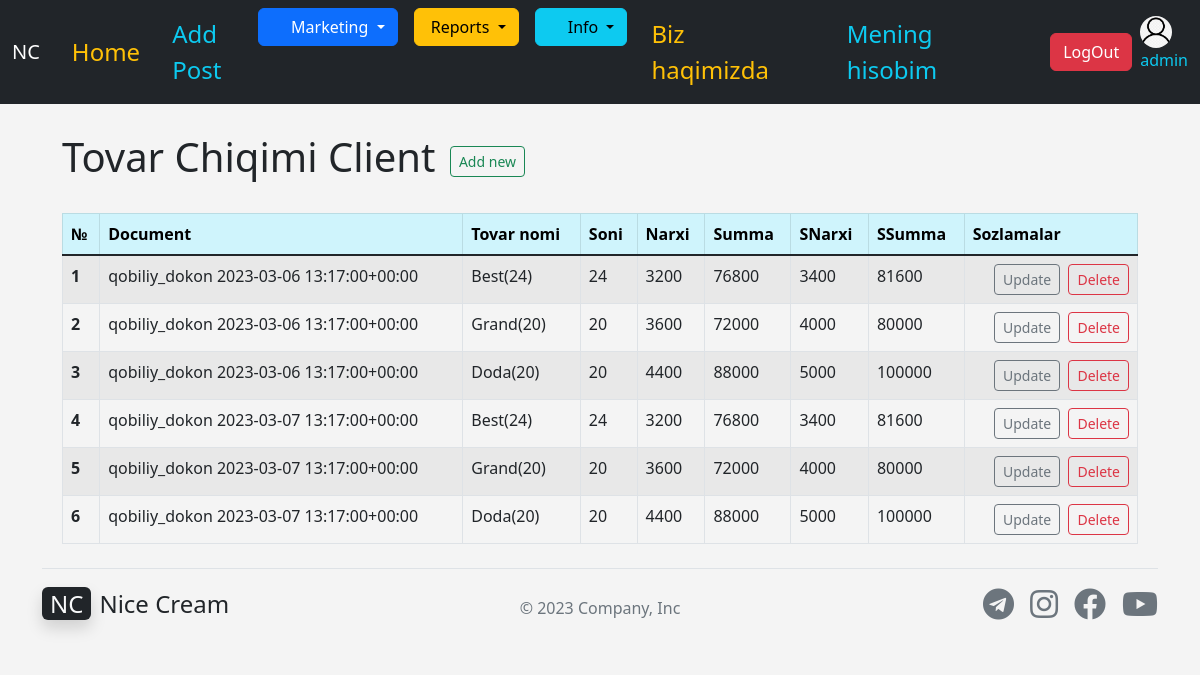
The app's page /products/out_productb_list/ (signed in) with its own data.
### apps/accounts/models.py (models this page shows)
class User(AbstractUser):
    USER_TYPE_CHOICES = (
        ('PR', 'Provider'),
        ('CL', 'Client'),
    )
    username = models.CharField(max_length=255,unique=True,)
    first_name = models.CharField(max_length=255, blank=True, null=True)
    last_name = models.CharField(max_length=255, blank=True, null=True)
    phone = models.CharField(max_length=50, blank=True, null=True)
    email = models.EmailField(verbose_name='email address', blank=True, max_length=255, null=True)
    activated_date = models.DateTimeField(blank=True, null=True)
    balance = models.IntegerField(default=0)
    image = models.ImageField(default='user4.png',upload_to='images/', blank=True, null=True)
    address = models.CharField(max_length=255, blank=True, null=True)
    is_active = models.BooleanField(default=True)
    is_staff = models.BooleanField(default=False)
    is_superuser = models.BooleanField(default=False)
    user_type = models.CharField(max_length=50,choices=USER_TYPE_CHOICES, default='PR')
    def __str__(self):
        return self.username

### apps/products/models.py (models this page shows, shortened)
class OutProductB(models.Model):
    event_id = models.UUIDField(default=uuid.uuid4,  blank=True, null=True)
    document = models.ForeignKey(OutDocumentClient, blank=True, null=True, on_delete= models.CASCADE)
    product = models.ForeignKey(Product, blank=True, null=True, on_delete= models.CASCADE)
    quantity = models.IntegerField('Soni',  )
    body_price = models.IntegerField('Tannarxi',  )
    body_summa = models.IntegerField('TanSumma',  )
    price = models.IntegerField('Narxi',  )
    summa = models.IntegerField('Summa',  )
    shop_price = models.IntegerField('Snarxi',  )
    shop_summa = models.IntegerField('Ssumma', )
    profit = models.IntegerField('Foyda', )
    sprofit = models.IntegerField('Sfoyda', )

class OutDocumentClient(models.Model):
    event_id = models.UUIDField(default=uuid.uuid4, blank=True, null=True,)
    out_date = models.DateTimeField('Sana',)
    trader = models.ForeignKey(User, blank=True, null=True, on_delete= models.CASCADE, related_name="buyer_seller", limit_choices_to ={'user_type':'PR'})
    client = models.ForeignKey(User, blank=True, null=True, on_delete= models.CASCADE, related_name="shopkeeper", limit_choices_to ={'user_type':'CL'})
    warehouse = models.ForeignKey(WarehouseName, blank=True, null=True, on_delete= models.CASCADE)
    summa = models.IntegerField('Summa',  blank=True, null=True,default=0)
    ssumma = models.IntegerField('SSumma',  blank=True, null=True,default=0)
    profit = models.IntegerField('Foyda', blank=True, null=True,default=0)
    sprofit = models.IntegerField('Sfoyda', blank=True, null=True,default=0)
    comment = models.TextField(blank=True, null=True, default='Tovar chiqimi B',)
    class Meta:
        ordering = ['-out_date']
    def __str__(self):
        return f'{self.client} {self.out_date}'

class Product(models.Model):
    name = models.CharField('Tovar Nomi', max_length=50)
    capacity = models.IntegerField('Sigimi', blank=True, null=True,)
    brand = models.ForeignKey(Brand, blank=True, null=True, on_delete= models.CASCADE)
    product_size = models.FloatField(blank=True, null=True, )
    product_weight = models.FloatField(blank=True, null=True, )
    code = models.IntegerField('Kodi', blank=True, null=True,)
    image = models.ImageField(blank=True, null=True)
    about = models.TextField(blank=True, null=True)
    price = models.IntegerField('Narxi',  blank=True, null=True,)
    s_price = models.IntegerField('Snarxi',  blank=True, null=True,)
    def __str__(self):
        return self.name

### apps/products/views.py (the view)
# urls.py: path('out_productb_list/', views.out_productb_list, name='out_productb_list'),
def out_productb_list(request):
    out_product_list = OutProductB.objects.all()
    return render(request, 'products/out_productb_list.html', {
        'out_product_list' : out_product_list,
    })

### apps/products/templates/products/out_productb_list.html
{% extends 'base.html' %}
{% block content %}
<div class="container">
<br>
<h1>Tovar Chiqimi Client   <a href="{% url 'add_out_productb' %}" class="btn btn-outline-success btn-sm mx-1">Add new</a></h1><br>
<table class="table table-striped table-hover table-bordered">
    <thead class="table-info">
      <tr>
        <th scope="col">№</th>
        <th scope="col">Document</th>
        <th scope="col">Tovar nomi</th>
        <th scope="col">Soni</th>
        <th scope="col">Narxi</th>
        <th scope="col">Summa</th>
        <th scope="col">SNarxi</th>
        <th scope="col">SSumma</th>
        <th scope="col">Sozlamalar</th>
      </tr>
    </thead>
    <tbody class="table-group-divider">
      {% for product in out_product_list %}
      <tr>
        <th scope="row">{{ forloop.counter }}</th>
        <td>{{ product.document }}</td>
        <td>{{ product.product }}</td>
        <td>{{ product.quantity }}</td>
        <td>{{ product.price }}</td>
        <td>{{ product.summa }}</td>
        <td>{{ product.shop_price }}</td>
        <td>{{ product.shop_summa }}</td>
        {% if user.is_superuser %}
        <td align="right">
          <a href="{% url 'update_out_productb' product.id %}" class="btn btn-outline-secondary btn-sm mx-1">Update</a>
          <a href="{% url 'delete_out_productb' product.id %}" class="btn btn-outline-danger btn-sm">Delete</a>
        </td>
            {% endif %}
      </tr>
      {% endfor %}
    </tbody>
  </table>
</div>
{% endblock content %}

### templates/navbar.html (shortened to what this page needs)
<nav class="navbar navbar-dark navbar-expand-lg bg-dark">
    <div class="container-fluid">
      <a class="navbar-brand" href="{% url 'home' %}">NC</a>
      <div class="collapse navbar-collapse" id="navbarSupportedContent">
        <a href="{% url 'home' %}" class="nav-link px-3 text-warning fs-4">Home</a>
        <ul class="navbar-nav me-auto mb-2 mb-lg-0">
          {% if user.is_superuser %}
          <a href="{% url 'post_new' %}" class="nav-link px-3 text-info fs-4">Add Post</a>
          <li class="nav-item dropdown">
            <button class="btn btn-primary dropdown-toggle" type="button" data-bs-toggle="dropdown" aria-expanded="false">
              <i class="far fa-cart-arrow-down"></i>  Marketing
          </button>
          </li>
          <li class="nav-item">
            <a class="nav-link" href="#"></a>
          </li>
          <li class="nav-item dropdown">
            <button class="btn btn-warning dropdown-toggle" type="button" data-bs-toggle="dropdown" aria-expanded="false">
                Reports
          </button>
          </li>
          <li class="nav-item">
            <a class="nav-link" href="#"></a>
          </li>
          <li class="nav-item dropdown">
            <button class="btn btn-info dropdown-toggle" type="button" data-bs-toggle="dropdown" aria-expanded="false">
              <i class="far fa-info-circle"></i>  Info
          </button>
          </li>
          {% endif %}
        </ul>
          <a href="{% url 'home' %}" class="nav-link px-4 text-warning fs-4">Biz haqimizda</a>
          {% if user.is_authenticated %}
              {% if user.user_type == 'PR' %}
                <a href="{% url 'my_act_sverka' %}" class="nav-link px-4 text-info fs-4">Mening hisobim</a>
              {% else %}
              <a href="{% url 'my_act_sverkaCL' %}" class="nav-link px-4 text-info fs-4">Mening hisobim</a>
              {% endif %}
          <a href="{% url 'logout' %}" class="btn btn-danger mt-2 mb-2 mx-2">LogOut</a>
          <div class="d-block">
              {% if user.image %}
              <img src="{{ user.image.url }}" alt="mdo" width="32" height="32" class="rounded-circle">
              {% endif %}
            <p class="text-info">{{ user.username }}</p>
          </div>
          {% else %}
          <a href="{% url 'login' %}" class="btn btn-outline-light me-2">Login</a>
          <a href="{% url 'register_user' %}" class="btn btn-warning">Sign-up</a>
          {% endif %}
      </div>
    </div>
  </nav>

### templates/base.html (style rules this page uses)
body { background: #f4f4f4; }

### records on screen
User: image (picture), username "admin"
OutProductB: document "qobiliy_dokon 2023-03-06 13:17:00+00:00", product "Best(24)", quantity "24", price "3200", summa "76800", shop_price "3400", shop_summa "81600"
OutProductB: document "qobiliy_dokon 2023-03-06 13:17:00+00:00", product "Grand(20)", quantity "20", price "3600", summa "72000", shop_price "4000", shop_summa "80000"
OutProductB: document "qobiliy_dokon 2023-03-06 13:17:00+00:00", product "Doda(20)", quantity "20", price "4400", summa "88000", shop_price "5000", shop_summa "100000"
OutProductB: document "qobiliy_dokon 2023-03-07 13:17:00+00:00", product "Best(24)", quantity "24", price "3200", summa "76800", shop_price "3400", shop_summa "81600"
OutProductB: document "qobiliy_dokon 2023-03-07 13:17:00+00:00", product "Grand(20)", quantity "20", price "3600", summa "72000", shop_price "4000", shop_summa "80000"
OutProductB: document "qobiliy_dokon 2023-03-07 13:17:00+00:00", product "Doda(20)", quantity "20", price "4400", summa "88000", shop_price "5000", shop_summa "100000"
